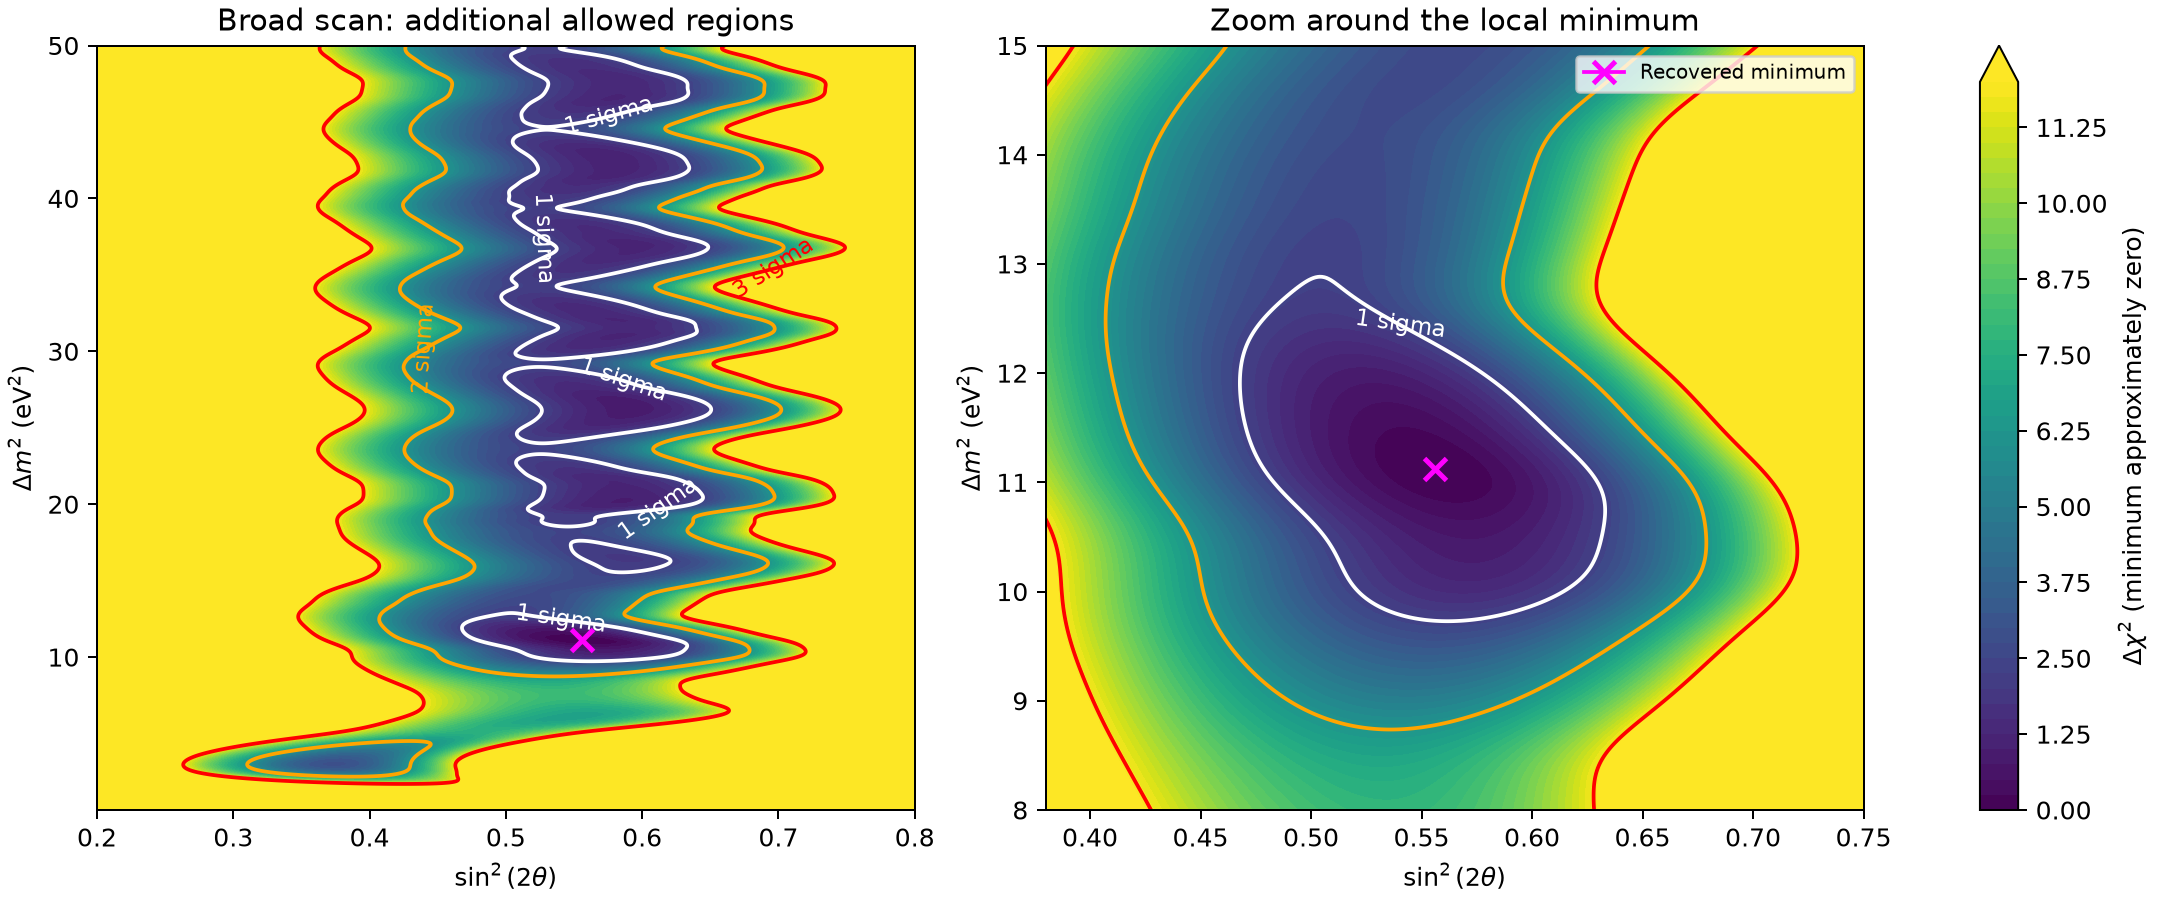

Write Python code to recreate this figure.
import json
import os
from pathlib import Path
ROOT = Path(__file__).resolve().parents[2]
os.chdir(ROOT)
OUT = ROOT / 'output' / 'day4'
import numpy as np
import pandas as pd
from scipy.ndimage import label
n=json.load(open('MainAnalysis_template.ipynb'))
for c in n['cells']:
 s=''.join(c['source'])
 if s.startswith('def Selections(frame):'):exec(s)
m=Selections(pd.read_pickle('data/MC_EXT_flattened.pkl'))
o=Selections(pd.read_pickle('data/oscillated_data.pkl'))
edges=np.linspace(0,2,21)
target=np.histogram(o.trk_energy_tot,bins=edges,weights=o.weight)[0]
energy=m.trk_energy_tot.to_numpy();ids=np.searchsorted(edges,energy,side='right')-1
valid=(ids>=0)&(ids<20)
ids=ids[valid];w=m.weight.to_numpy()[valid];e=m.true_E.to_numpy()[valid]
base=np.bincount(ids,weights=w,minlength=20)
dms=np.linspace(.0001,50,2501);amps=np.linspace(0,1,1001)
grid=np.empty((len(dms),len(amps)))
for i,dm in enumerate(dms):
 deficit=np.bincount(ids,weights=w*np.sin(1.27*dm*.47/e)**2,minlength=20)
 pred=base[None,:]-amps[:,None]*deficit[None,:]
 good=base>0
 grid[i]=np.sum(((pred[:,good]-target[None,good])/(.15*pred[:,good]))**2,axis=1)
np.savez(OUT / 'ex11a_closure_scan.npz', dms=dms, amps=amps, grid=grid)
best=np.unravel_index(np.argmin(grid),grid.shape)
print('best',dms[best[0]],amps[best[1]],grid[best])
for level in [1,2.30,4,6.18,9,11.83]:
 labs,n=label(grid<=level)
 mask=labs==labs[best]
 rows,cols=np.where(mask)
 print('level',level,'islands',n,'connected ranges',dms[rows.min()],dms[rows.max()],amps[cols.min()],amps[cols.max()], 'boundary',[bool(mask[0].any()),bool(mask[-1].any()),bool(mask[:,0].any()),bool(mask[:,-1].any())])
print('profile at 50',grid[-1].min(),amps[grid[-1].argmin()])

# Plot the broad scan and a zoom around the recovered solution.
import matplotlib
matplotlib.use('Agg')
import matplotlib.pyplot as plt
fig, axes = plt.subplots(1, 2, figsize=(12, 5), constrained_layout=True)
for ax, title in zip(axes, ['Broad scan: additional allowed regions', 'Zoom around the local minimum']):
    fill = ax.contourf(amps, dms, grid, levels=np.linspace(0, 12, 49), cmap='viridis', extend='max')
    cs = ax.contour(amps, dms, grid, levels=[2.30, 6.18, 11.83], colors=['white', 'orange', 'red'], linewidths=1.5)
    ax.clabel(cs, fmt={2.30: '1 sigma', 6.18: '2 sigma', 11.83: '3 sigma'}, fontsize=9, inline=False)
    ax.plot(0.556, 11.12, marker='x', color='magenta', ms=9, mew=2, label='Recovered minimum')
    ax.set(xlabel=r'$\sin^2(2\theta)$', ylabel=r'$\Delta m^2$ (eV$^2$)', title=title)
axes[0].set_xlim(0.2, 0.8)
axes[1].set_xlim(0.38, 0.75)
axes[1].set_ylim(8, 15)
axes[1].legend(loc='upper right', fontsize=8)
fig.colorbar(fill, ax=axes, label=r'$\Delta\chi^2$ (minimum approximately zero)')
fig.savefig(OUT / 'ex11a_closure_zoom.png', dpi=180)
plt.close(fig)

# Refine local interval endpoints by profiling the other parameter.
from scipy.optimize import minimize_scalar,brentq

def objective(dm,a):
 deficit=np.bincount(ids,weights=w*np.sin(1.27*dm*.47/e)**2,minlength=20)
 p=base-a*deficit;g=base>0
 return np.sum(((p[g]-target[g])/(.15*p[g]))**2)

def prof_dm(dm):
 return minimize_scalar(lambda a:objective(dm,a),bounds=(.3,.8),method='bounded',options={'xatol':1e-10}).fun

def prof_a(a):
 return minimize_scalar(lambda dm:objective(dm,a),bounds=(9,13.5),method='bounded',options={'xatol':1e-9}).fun
for level in [1,2.3]:
 roots=[brentq(lambda dm:prof_dm(dm)-level,9,11.12),brentq(lambda dm:prof_dm(dm)-level,11.12,13.5),brentq(lambda a:prof_a(a)-level,.4,.556),brentq(lambda a:prof_a(a)-level,.556,.7)]
 print('Local projected bounds for threshold',level,roots)
for dm in [50,100,200,500,1000]:
 print('High dm',dm,prof_dm(dm))
